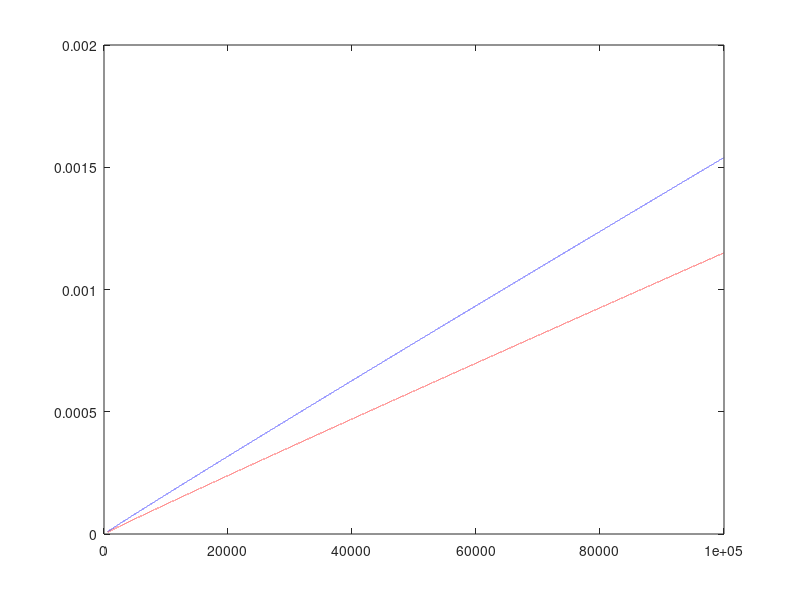

The MATLAB script that drew this image:
limitedAlpha1 = 1;
Cv_ = 1;
xSol = 0.0015;
pdimless = 580:1e5;
xSol_p1 = exp(-6.0895+1.428*log(3) + 0.9759*log(pdimless/1e6));
xSol_p2 = exp(-4.9012+0.62131*log(3) + 0.98022*log(pdimless/1e6) - 0.0046896 *(pdimless/1e6));

mvCoeff1 = (limitedAlpha1)*Cv_*  ...
    (max(0,xSol - xSol_p1));
nDmax = log(3.5e14);
nDmin = log(2.3e11);
lognD = (-(nDmax - nDmin)/(xSol)*xSol_p2) + nDmax;
nD = exp(lognD);


% Cvmin = 0.1;
% Cvmax = 1;
% Cv =  (-(Cvmax - Cvmin)/(xSol)*xSol_p) + Cvmax;
pAmb = 1e5;
xSol_p1_amb = exp(-6.0895+1.428*log(3) + 0.9759*log(pAmb/1e6));
xSol_p2_amb = exp(-4.9012+0.62131*log(3) + 0.98022*log(pAmb/1e6)...
    - 0.0046896 *(pAmb/1e6));

% 
% plot (pdimless,xSol_p2,'--','LineWidth',1.5);
% figure(2);
% semilogy(pdimless,nD,'--','LineWidth',1.5);
% legend('Number density');


plot(pdimless,xSol_p1,'r--')
hold on;
plot(pdimless,xSol_p2,'b--')
% legend('N_2 solubility')